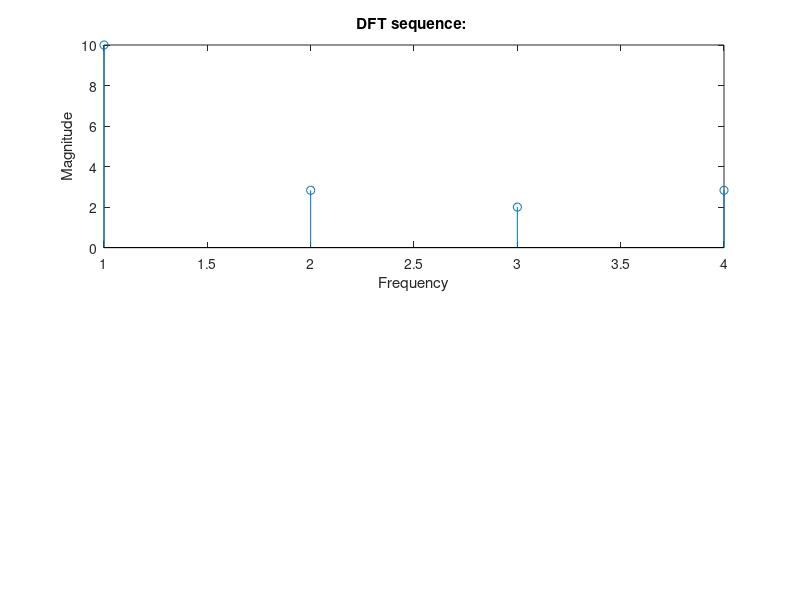

MATLAB code to generate this figure:
%DFT
x=[1 2 3 4]
[N]=length(x);
x=x.';
n=0:N-1;
for k=0:N-1
    Xk(k+1)=exp(-i*2*pi*n*k/N)*x;
end
Xk
mgXk = abs(Xk);
subplot (2,1,1);
stem(x,mgXk);
title ('DFT sequence: ');
xlabel('Frequency');
ylabel('Magnitude');